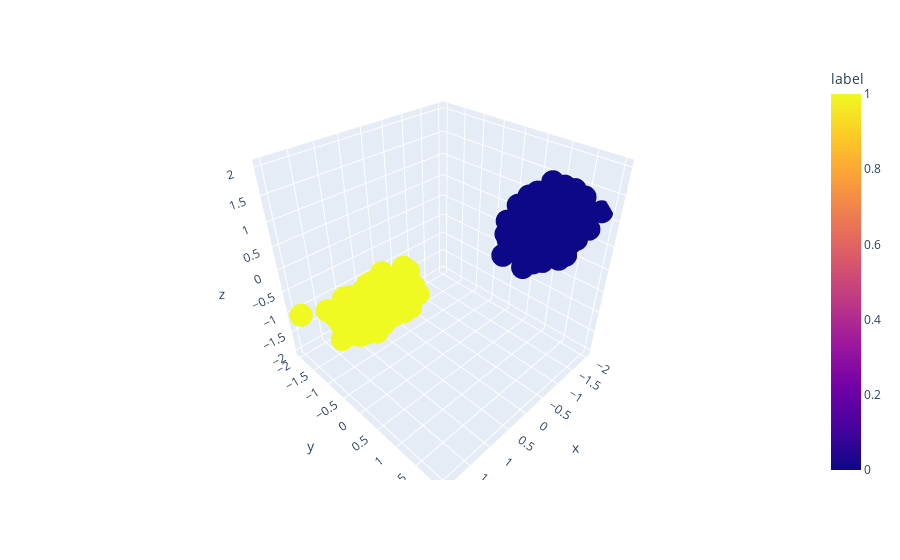

Notebook code for this chart:
### Markdown cell above
# Build datatset

We want to test our method on a 3D dataset made of 2 separate blob. We expect that the neural network decision boundary looks like and hyperplane in $\mathbb R^3$.

After compactification, we would expect to find $\mathbb RP^2$ as final result.

### Code cell
# create or import data
X_temp, y = make_blobs(n_samples=1000, centers=2, n_features=3,random_state=42)
scaler = MinMaxScaler((-2,2))
X = scaler.fit_transform(X_temp)
df_X = pd.DataFrame(X,columns=["x","y","z"])
df_X['label'] = y

px.scatter_3d(df_X, x="x",y="y",z="z",color="label")

### Figure 1 — Plotly figure (JSON) as saved in the notebook; plotly's stock layout.template omitted (floating-point values rounded to 4 significant figures; data arrays with more than 128 entries replaced by an {"elided": "..."} marker saying what was removed)
{"data": [{"hovertemplate": "x=%{x}<br>y=%{y}<br>z=%{z}<br>label=%{marker.color}<extra></extra>", "legendgroup": "", "marker": {"color": {"elided": "1000 int values"}, "coloraxis": "coloraxis", "symbol": "circle"}, "mode": "markers", "name": "", "scene": "scene", "showlegend": false, "type": "scatter3d", "x": {"elided": "1000 float values"}, "y": {"elided": "1000 float values"}, "z": {"elided": "1000 float values"}}], "layout": {"coloraxis": {"colorbar": {"title": {"text": "label"}}, "colorscale": [[0, "#0d0887"], [0.1111, "#46039f"], [0.2222, "#7201a8"], [0.3333, "#9c179e"], [0.4444, "#bd3786"], [0.5556, "#d8576b"], [0.6667, "#ed7953"], [0.7778, "#fb9f3a"], [0.8889, "#fdca26"], [1, "#f0f921"]]}, "legend": {"tracegroupgap": 0}, "margin": {"t": 60}, "scene": {"domain": {"x": [0, 1], "y": [0, 1]}, "xaxis": {"title": {"text": "x"}}, "yaxis": {"title": {"text": "y"}}, "zaxis": {"title": {"text": "z"}}}}}
